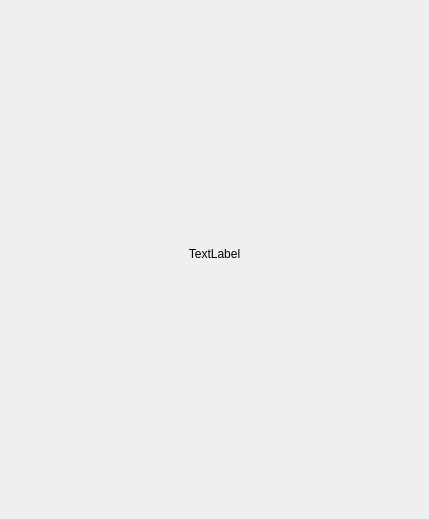
<?xml version="1.0" encoding="UTF-8"?>
<ui version="4.0">
 <class>ScrobblesWidget</class>
 <widget class="QWidget" name="ScrobblesWidget">
  <property name="geometry">
   <rect>
    <x>0</x>
    <y>0</y>
    <width>429</width>
    <height>519</height>
   </rect>
  </property>
  <property name="windowTitle">
   <string notr="true">Form</string>
  </property>
  <layout class="QHBoxLayout" name="horizontalLayout">
   <property name="leftMargin">
    <number>0</number>
   </property>
   <property name="topMargin">
    <number>0</number>
   </property>
   <property name="rightMargin">
    <number>0</number>
   </property>
   <property name="bottomMargin">
    <number>12</number>
   </property>
   <item>
    <widget class="unicorn::SlidingStackedWidget" name="slidingWidget">
      <widget class="QStackedWidget" name="stackedWidget">
       <property name="geometry">
        <rect>
         <x>0</x>
         <y>60</y>
         <width>405</width>
         <height>242</height>
        </rect>
       </property>
       <widget class="QWidget" name="spinnerPage">
        <layout class="QVBoxLayout" name="verticalLayout">
         <item>
          <widget class="QLabel" name="spinner">
           <property name="text">
            <string notr="true">TextLabel</string>
           </property>
           <property name="alignment">
            <set>Qt::AlignCenter</set>
           </property>
          </widget>
         </item>
        </layout>
       </widget>
       <widget class="QWidget" name="noScrobbles">
        <layout class="QVBoxLayout" name="verticalLayout_2">
         <property name="spacing">
          <number>12</number>
         </property>
         <property name="margin">
          <number>20</number>
         </property>
         <item>
          <widget class="QLabel" name="title">
           <property name="text">
            <string>You haven't scrobbled any music to Last.fm yet.</string>
           </property>
           <property name="wordWrap">
            <bool>true</bool>
           </property>
          </widget>
         </item>
         <item>
          <widget class="QLabel" name="description">
           <property name="text">
            <string>Start listening to some music in your media player or start a radio station:</string>
           </property>
           <property name="wordWrap">
            <bool>true</bool>
           </property>
          </widget>
         </item>
         <item>
          <spacer name="verticalSpacer">
           <property name="orientation">
            <enum>Qt::Vertical</enum>
           </property>
           <property name="sizeHint" stdset="0">
            <size>
             <width>20</width>
             <height>40</height>
            </size>
           </property>
          </spacer>
         </item>
        </layout>
       </widget>
       <widget class="ScrobblesListWidget" name="scrobbles"/>
      </widget>
      </widget>
   </item>
  </layout>
 </widget>
 <customwidgets>
  <customwidget>
   <class>ScrobblesListWidget</class>
   <extends>QWidget</extends>
   <header>../Widgets/ScrobblesListWidget.h</header>
   <container>1</container>
  </customwidget>
  <customwidget>
   <class>unicorn::SlidingStackedWidget</class>
   <extends>QStackedWidget</extends>
   <header>lib/unicorn/widgets/SlidingStackedWidget.h</header>
   <container>1</container>
  </customwidget>
 </customwidgets>
 <resources/>
 <connections/>
</ui>
